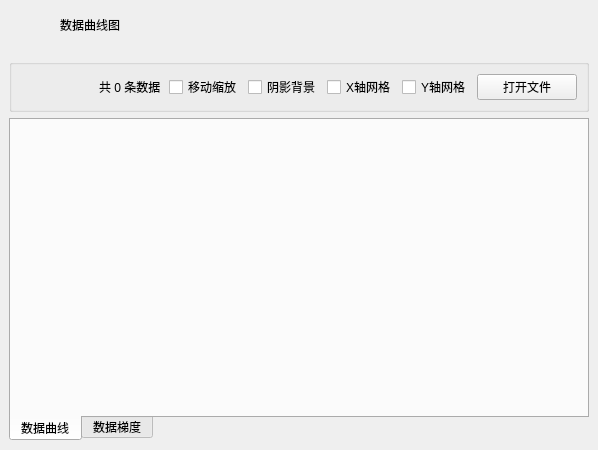
<?xml version="1.0" encoding="UTF-8"?>
<ui version="4.0">
 <class>frmPlot</class>
 <widget class="QDialog" name="frmPlot">
  <property name="geometry">
   <rect>
    <x>0</x>
    <y>0</y>
    <width>598</width>
    <height>450</height>
   </rect>
  </property>
  <layout class="QVBoxLayout" name="verticalLayout">
   <property name="spacing">
    <number>0</number>
   </property>
   <property name="leftMargin">
    <number>0</number>
   </property>
   <property name="topMargin">
    <number>0</number>
   </property>
   <property name="rightMargin">
    <number>0</number>
   </property>
   <property name="bottomMargin">
    <number>0</number>
   </property>
   <item>
    <widget class="QWidget" name="widget_title" native="true">
     <property name="sizePolicy">
      <sizepolicy hsizetype="Preferred" vsizetype="Fixed">
       <horstretch>0</horstretch>
       <verstretch>0</verstretch>
      </sizepolicy>
     </property>
     <property name="minimumSize">
      <size>
       <width>0</width>
       <height>50</height>
      </size>
     </property>
     <layout class="QHBoxLayout" name="horizontalLayout_4">
      <property name="spacing">
       <number>0</number>
      </property>
      <property name="leftMargin">
       <number>0</number>
      </property>
      <property name="topMargin">
       <number>0</number>
      </property>
      <property name="rightMargin">
       <number>0</number>
      </property>
      <property name="bottomMargin">
       <number>0</number>
      </property>
      <item>
       <widget class="QLabel" name="lab_Ico">
        <property name="sizePolicy">
         <sizepolicy hsizetype="Minimum" vsizetype="Preferred">
          <horstretch>0</horstretch>
          <verstretch>0</verstretch>
         </sizepolicy>
        </property>
        <property name="minimumSize">
         <size>
          <width>60</width>
          <height>0</height>
         </size>
        </property>
        <property name="text">
         <string/>
        </property>
        <property name="alignment">
         <set>Qt::AlignCenter</set>
        </property>
       </widget>
      </item>
      <item>
       <widget class="QLabel" name="lab_Title">
        <property name="sizePolicy">
         <sizepolicy hsizetype="Expanding" vsizetype="Preferred">
          <horstretch>0</horstretch>
          <verstretch>0</verstretch>
         </sizepolicy>
        </property>
        <property name="styleSheet">
         <string notr="true"/>
        </property>
        <property name="text">
         <string>数据曲线图</string>
        </property>
        <property name="alignment">
         <set>Qt::AlignLeading|Qt::AlignLeft|Qt::AlignVCenter</set>
        </property>
       </widget>
      </item>
      <item>
       <widget class="QWidget" name="widget_menu" native="true">
        <property name="sizePolicy">
         <sizepolicy hsizetype="Minimum" vsizetype="Preferred">
          <horstretch>0</horstretch>
          <verstretch>0</verstretch>
         </sizepolicy>
        </property>
        <layout class="QHBoxLayout" name="horizontalLayout_5">
         <property name="spacing">
          <number>0</number>
         </property>
         <property name="leftMargin">
          <number>0</number>
         </property>
         <property name="topMargin">
          <number>0</number>
         </property>
         <property name="rightMargin">
          <number>0</number>
         </property>
         <property name="bottomMargin">
          <number>0</number>
         </property>
         <item>
          <widget class="QPushButton" name="btnMenu_Close">
           <property name="sizePolicy">
            <sizepolicy hsizetype="Minimum" vsizetype="Expanding">
             <horstretch>0</horstretch>
             <verstretch>0</verstretch>
            </sizepolicy>
           </property>
           <property name="minimumSize">
            <size>
             <width>100</width>
             <height>0</height>
            </size>
           </property>
           <property name="cursor">
            <cursorShape>ArrowCursor</cursorShape>
           </property>
           <property name="focusPolicy">
            <enum>Qt::NoFocus</enum>
           </property>
           <property name="text">
            <string/>
           </property>
           <property name="flat">
            <bool>true</bool>
           </property>
          </widget>
         </item>
        </layout>
       </widget>
      </item>
     </layout>
    </widget>
   </item>
   <item>
    <widget class="QWidget" name="widget_main" native="true">
     <property name="styleSheet">
      <string notr="true"/>
     </property>
     <layout class="QVBoxLayout" name="verticalLayout_3">
      <item>
       <widget class="QGroupBox" name="gbox">
        <property name="title">
         <string/>
        </property>
        <layout class="QHBoxLayout" name="horizontalLayout">
         <item>
          <spacer name="horizontalSpacer">
           <property name="orientation">
            <enum>Qt::Horizontal</enum>
           </property>
           <property name="sizeHint" stdset="0">
            <size>
             <width>2</width>
             <height>20</height>
            </size>
           </property>
          </spacer>
         </item>
         <item>
          <widget class="QLabel" name="labInfo">
           <property name="text">
            <string>共 0 条数据</string>
           </property>
          </widget>
         </item>
         <item>
          <spacer name="horizontalSpacer_2">
           <property name="orientation">
            <enum>Qt::Horizontal</enum>
           </property>
           <property name="sizeType">
            <enum>QSizePolicy::Minimum</enum>
           </property>
           <property name="sizeHint" stdset="0">
            <size>
             <width>2</width>
             <height>20</height>
            </size>
           </property>
          </spacer>
         </item>
         <item>
          <widget class="QCheckBox" name="ckMove">
           <property name="focusPolicy">
            <enum>Qt::NoFocus</enum>
           </property>
           <property name="text">
            <string>移动缩放</string>
           </property>
          </widget>
         </item>
         <item>
          <widget class="QCheckBox" name="ckBackground">
           <property name="focusPolicy">
            <enum>Qt::NoFocus</enum>
           </property>
           <property name="text">
            <string>阴影背景</string>
           </property>
           <property name="checked">
            <bool>false</bool>
           </property>
          </widget>
         </item>
         <item>
          <widget class="QCheckBox" name="ckXGrid">
           <property name="focusPolicy">
            <enum>Qt::NoFocus</enum>
           </property>
           <property name="text">
            <string>X轴网格</string>
           </property>
          </widget>
         </item>
         <item>
          <widget class="QCheckBox" name="ckYGrid">
           <property name="focusPolicy">
            <enum>Qt::NoFocus</enum>
           </property>
           <property name="text">
            <string>Y轴网格</string>
           </property>
          </widget>
         </item>
         <item>
          <widget class="QPushButton" name="btnLoad">
           <property name="minimumSize">
            <size>
             <width>100</width>
             <height>0</height>
            </size>
           </property>
           <property name="focusPolicy">
            <enum>Qt::NoFocus</enum>
           </property>
           <property name="text">
            <string>打开文件</string>
           </property>
          </widget>
         </item>
        </layout>
       </widget>
      </item>
      <item>
       <widget class="QTabWidget" name="tabWidget">
        <property name="focusPolicy">
         <enum>Qt::NoFocus</enum>
        </property>
        <property name="tabPosition">
         <enum>QTabWidget::South</enum>
        </property>
        <property name="currentIndex">
         <number>0</number>
        </property>
        <widget class="QWidget" name="tab1">
         <attribute name="title">
          <string>数据曲线</string>
         </attribute>
         <layout class="QVBoxLayout" name="verticalLayout_2">
          <item>
           <widget class="QCustomPlot" name="plot1" native="true">
            <property name="sizePolicy">
             <sizepolicy hsizetype="Expanding" vsizetype="Expanding">
              <horstretch>0</horstretch>
              <verstretch>0</verstretch>
             </sizepolicy>
            </property>
            <property name="styleSheet">
             <string notr="true"/>
            </property>
           </widget>
          </item>
         </layout>
        </widget>
        <widget class="QWidget" name="tab2">
         <attribute name="title">
          <string>数据梯度</string>
         </attribute>
         <layout class="QVBoxLayout" name="verticalLayout_4">
          <item>
           <widget class="QCustomPlot" name="plot2" native="true">
            <property name="sizePolicy">
             <sizepolicy hsizetype="Expanding" vsizetype="Expanding">
              <horstretch>0</horstretch>
              <verstretch>0</verstretch>
             </sizepolicy>
            </property>
            <property name="styleSheet">
             <string notr="true"/>
            </property>
           </widget>
          </item>
         </layout>
        </widget>
       </widget>
      </item>
     </layout>
    </widget>
   </item>
  </layout>
 </widget>
 <customwidgets>
  <customwidget>
   <class>QCustomPlot</class>
   <extends>QWidget</extends>
   <header location="global">usercontrol/qcustomplot.h</header>
   <container>1</container>
  </customwidget>
 </customwidgets>
 <resources/>
 <connections/>
</ui>
